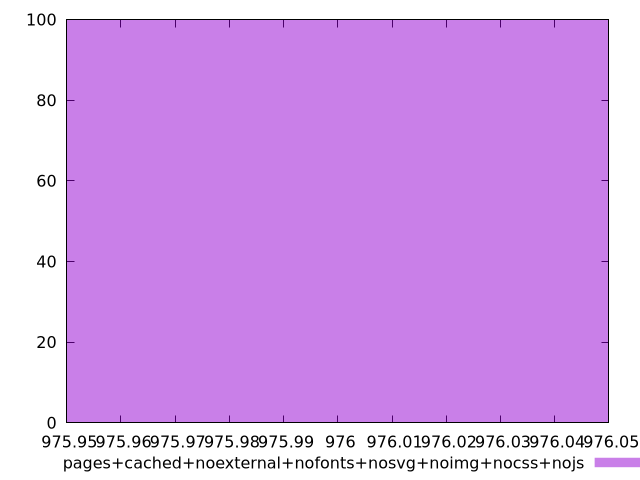

Recreate this plot in gnuplot.
$_pagesCachedNoexternalNofontsNosvgNoimgNocssNojs <<EOF
976 100
EOF
set key outside below
set terminal pngcairo
set output "report_00006_2020-11-02T20-21-41.718Z/uses-long-cache-ttl/pages+cached+noexternal+nofonts+nosvg+noimg+nocss+nojs//raw_hist.png"
set yrange [0:100]
set boxwidth 0.1
set style fill transparent solid 0.5 noborder
plot $_pagesCachedNoexternalNofontsNosvgNoimgNocssNojs title "pages+cached+noexternal+nofonts+nosvg+noimg+nocss+nojs" with boxes ,
